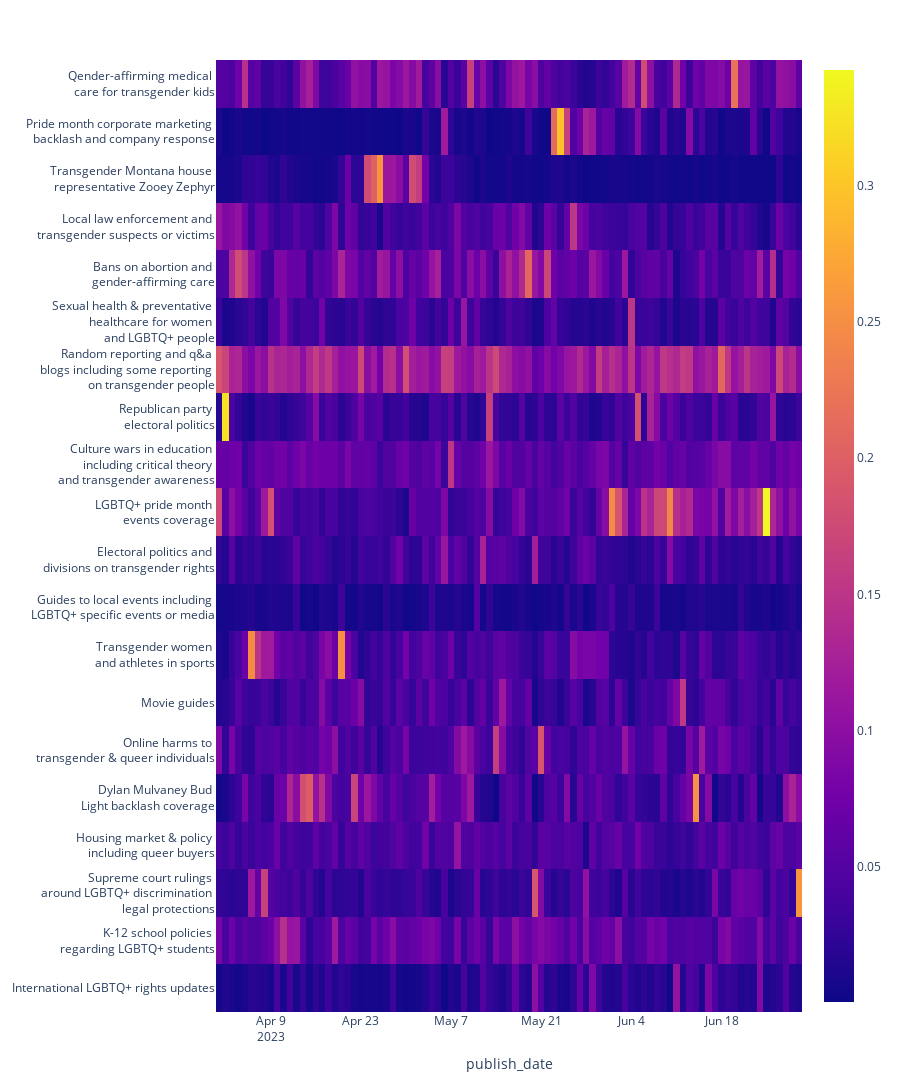

Notebook source saved alongside this figure:
### Code cell
tempoeral_heatmap=px.imshow(daily_trend_topic.rename(columns=topic_labels_dict).T, height=1100,
 )


tempoeral_heatmap.write_image(f'{plots_path}/temporal_heatmap.svg')

tempoeral_heatmap

### Figure 1 — Plotly figure (JSON) as saved in the notebook; plotly's stock layout.template omitted (floating-point values rounded to 4 significant figures; data arrays with more than 128 entries replaced by an {"elided": "..."} marker saying what was removed)
{"data": [{"coloraxis": "coloraxis", "hovertemplate": "publish_date: %{x}<br>y: %{y}<br>color: %{z}<extra></extra>", "name": "0", "type": "heatmap", "x": ["2023-04-01T00:00:00", "2023-04-02T00:00:00", "2023-04-03T00:00:00", "2023-04-04T00:00:00", "2023-04-05T00:00:00", "2023-04-06T00:00:00", "2023-04-07T00:00:00", "2023-04-08T00:00:00", "2023-04-09T00:00:00", "2023-04-10T00:00:00", "2023-04-11T00:00:00", "2023-04-12T00:00:00", "2023-04-13T00:00:00", "2023-04-14T00:00:00", "2023-04-15T00:00:00", "2023-04-16T00:00:00", "2023-04-17T00:00:00", "2023-04-18T00:00:00", "2023-04-19T00:00:00", "2023-04-20T00:00:00", "2023-04-21T00:00:00", "2023-04-22T00:00:00", "2023-04-23T00:00:00", "2023-04-24T00:00:00", "2023-04-25T00:00:00", "2023-04-26T00:00:00", "2023-04-27T00:00:00", "2023-04-28T00:00:00", "2023-04-29T00:00:00", "2023-04-30T00:00:00", "2023-05-01T00:00:00", "2023-05-02T00:00:00", "2023-05-03T00:00:00", "2023-05-04T00:00:00", "2023-05-05T00:00:00", "2023-05-06T00:00:00", "2023-05-07T00:00:00", "2023-05-08T00:00:00", "2023-05-09T00:00:00", "2023-05-10T00:00:00", "2023-05-11T00:00:00", "2023-05-12T00:00:00", "2023-05-13T00:00:00", "2023-05-14T00:00:00", "2023-05-15T00:00:00", "2023-05-16T00:00:00", "2023-05-17T00:00:00", "2023-05-18T00:00:00", "2023-05-19T00:00:00", "2023-05-20T00:00:00", "2023-05-21T00:00:00", "2023-05-22T00:00:00", "2023-05-23T00:00:00", "2023-05-24T00:00:00", "2023-05-25T00:00:00", "2023-05-26T00:00:00", "2023-05-27T00:00:00", "2023-05-28T00:00:00", "2023-05-29T00:00:00", "2023-05-30T00:00:00", "2023-05-31T00:00:00", "2023-06-01T00:00:00", "2023-06-02T00:00:00", "2023-06-03T00:00:00", "2023-06-04T00:00:00", "2023-06-05T00:00:00", "2023-06-06T00:00:00", "2023-06-07T00:00:00", "2023-06-08T00:00:00", "2023-06-09T00:00:00", "2023-06-10T00:00:00", "2023-06-11T00:00:00", "2023-06-12T00:00:00", "2023-06-13T00:00:00", "2023-06-14T00:00:00", "2023-06-15T00:00:00", "2023-06-16T00:00:00", "2023-06-17T00:00:00", "2023-06-18T00:00:00", "2023-06-19T00:00:00", "2023-06-20T00:00:00", "2023-06-21T00:00:00", "2023-06-22T00:00:00", "2023-06-23T00:00:00", "2023-06-24T00:00:00", "2023-06-25T00:00:00", "2023-06-26T00:00:00", "2023-06-27T00:00:00", "2023-06-28T00:00:00", "2023-06-29T00:00:00", "2023-06-30T00:00:00"], "xaxis": "x", "y": ["Qender-affirming medical <br> care for transgender kids", "Pride month corporate marketing <br> backlash and company response", "Transgender Montana house <br> representative Zooey Zephyr", "Local law enforcement and <br> transgender suspects or victims", "Bans on abortion and <br> gender-affirming care", "Sexual health & preventative <br> healthcare for women <br> and LGBTQ+ people", "Random reporting and q&a <br> blogs including some reporting <br> on transgender people", "Republican party <br> electoral politics", "Culture wars in education <br> including critical theory <br> and transgender awareness", "LGBTQ+ pride month <br> events coverage", "Electoral politics and <br> divisions on transgender rights", "Guides to local events including <br> LGBTQ+ specific events or media", "Transgender women <br> and athletes in sports", "Movie guides", "Online harms to <br> transgender & queer individuals", "Dylan Mulvaney Bud <br> Light backlash coverage", "Housing market & policy <br> including queer buyers", "Supreme court rulings <br> around LGBTQ+ discrimination <br> legal protections", "K-12 school policies <br> regarding LGBTQ+ students", "International LGBTQ+ rights updates"], "yaxis": "y", "z": {"elided": "20x91 float values"}}], "layout": {"coloraxis": {"colorscale": [[0, "#0d0887"], [0.1111, "#46039f"], [0.2222, "#7201a8"], [0.3333, "#9c179e"], [0.4444, "#bd3786"], [0.5556, "#d8576b"], [0.6667, "#ed7953"], [0.7778, "#fb9f3a"], [0.8889, "#fdca26"], [1, "#f0f921"]]}, "height": 1100, "margin": {"t": 60}, "xaxis": {"anchor": "y", "constrain": "domain", "domain": [0, 1], "scaleanchor": "y", "title": {"text": "publish_date"}}, "yaxis": {"anchor": "x", "autorange": "reversed", "constrain": "domain", "domain": [0, 1]}}}
